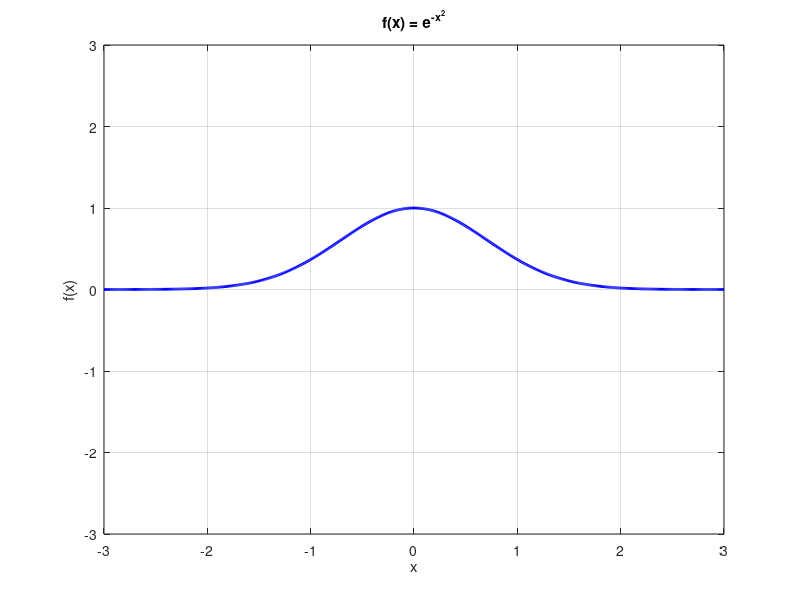

Recreate this plot in MATLAB. (Note: this script raises an error after producing the figure.)
x = -3:0.01:3; 


y = exp(-x.^2); 

plot(x, y, 'b', 'LineWidth', 2);
grid on;
xlabel('x');
ylabel('f(x)');
title('f(x) = e^{-x^2}');
axis([-3,3,-3,3])

ax = gca;
ax.XAxisLocation = 'origin';
ax.YAxisLocation = 'origin';

hold on;
plot(x,-ones(size(x)),'r--','LineWidth', 1)
plot(x,ones(size(x)),'r--','LineWidth', 1)
legend('f(x)','boundaries')